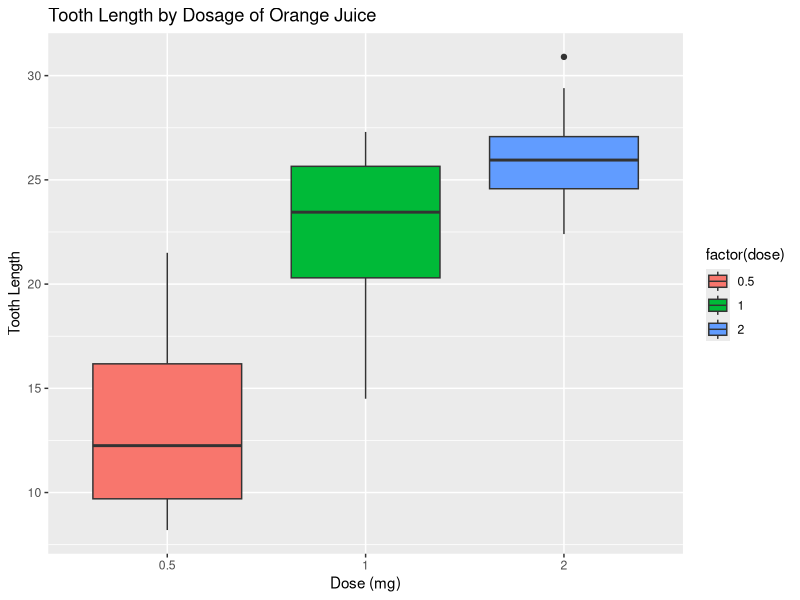
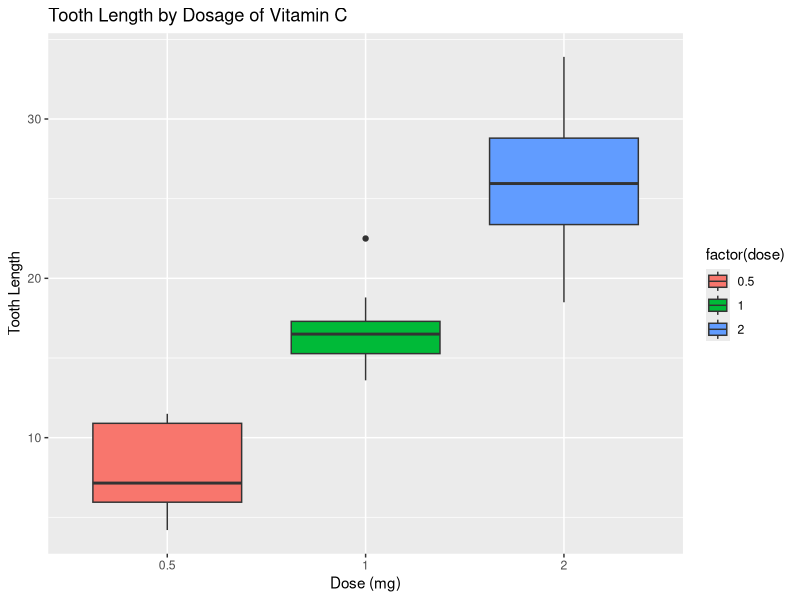

Recreate these plots in R, in order.
## ---- chunk 1
library(datasets)
str(ToothGrowth)
table(ToothGrowth$supp, ToothGrowth$dose)
## ---- chunk 2
ToothGrowth$dose <- factor(ToothGrowth$dose)
summary(ToothGrowth)
## ---- chunk 3
library(ggplot2)

# Load and prepare Orange Juice data for plot
oj <- ToothGrowth[ToothGrowth$supp == "OJ",]
plot.oj <- ggplot(oj, aes(x=factor(dose),y=len,fill=factor(dose))) +
    geom_boxplot() +
    scale_x_discrete("Dose (mg)") +   
    scale_y_continuous("Tooth Length") +  
    ggtitle("Tooth Length by Dosage of Orange Juice")

# Load and prepare Vitamin C data for plot
vc <- ToothGrowth[ToothGrowth$supp == "VC",]
plot.vc <- ggplot(vc, aes(x=factor(dose),y=len,fill=factor(dose))) +
    geom_boxplot() +
    scale_x_discrete("Dose (mg)") +   
    scale_y_continuous("Tooth Length") +  
    ggtitle("Tooth Length by Dosage of Vitamin C")

plot.oj
plot.vc
## ---- chunk 4
vc05 <- vc[vc$dose==0.5,]
vc10 <- vc[vc$dose==1.0,]
vc20 <- vc[vc$dose==2.0,]
oj05 <- oj[oj$dose==0.5,]
oj10 <- oj[oj$dose==1.0,]
oj20 <- oj[oj$dose==2.0,]
## ---- chunk 5
# Perform t test on vc vs oj at 0.5mg dose
t.05.supps.vc.and.oj <- t.test(len ~ supp, data=rbind(vc05,oj05), var.equal=FALSE)

# Perform t test on vc vs oj at 1.0mg dose
t.10.supps.vc.and.oj <- t.test(len ~ supp, data=rbind(vc10,oj10), var.equal=FALSE)

# Perform t test on vc vs oj at 2.0mg dose
t.20.supps.vc.and.oj <- t.test(len ~ supp, data=rbind(vc20,oj20), var.equal=FALSE)
## ---- chunk 6
# Perform t test on 0.5mg vs 1.0mg, within each supplement
t.vc.doses.05.and.10 <- t.test(len ~ dose, data=rbind(vc05,vc10), var.equal=TRUE)
t.oj.doses.05.and.10 <- t.test(len ~ dose, data=rbind(oj05,oj10), var.equal=TRUE)

# Perform t test on 1.0mg vs 2.0mg, within each supplement
t.vc.doses.10.and.20 <- t.test(len ~ dose, data=rbind(vc10,vc20), var.equal=TRUE)
t.oj.doses.10.and.20 <- t.test(len ~ dose, data=rbind(oj10,oj20), var.equal=TRUE)

# Perform t test on 0.5mg vs 2.0mg, within each supplement
t.vc.doses.05.and.20 <- t.test(len ~ dose, data=rbind(vc05,vc20), var.equal=TRUE)
t.oj.doses.05.and.20 <- t.test(len ~ dose, data=rbind(oj05,oj20), var.equal=TRUE)
## ---- chunk 7
options("scipen"=100)
